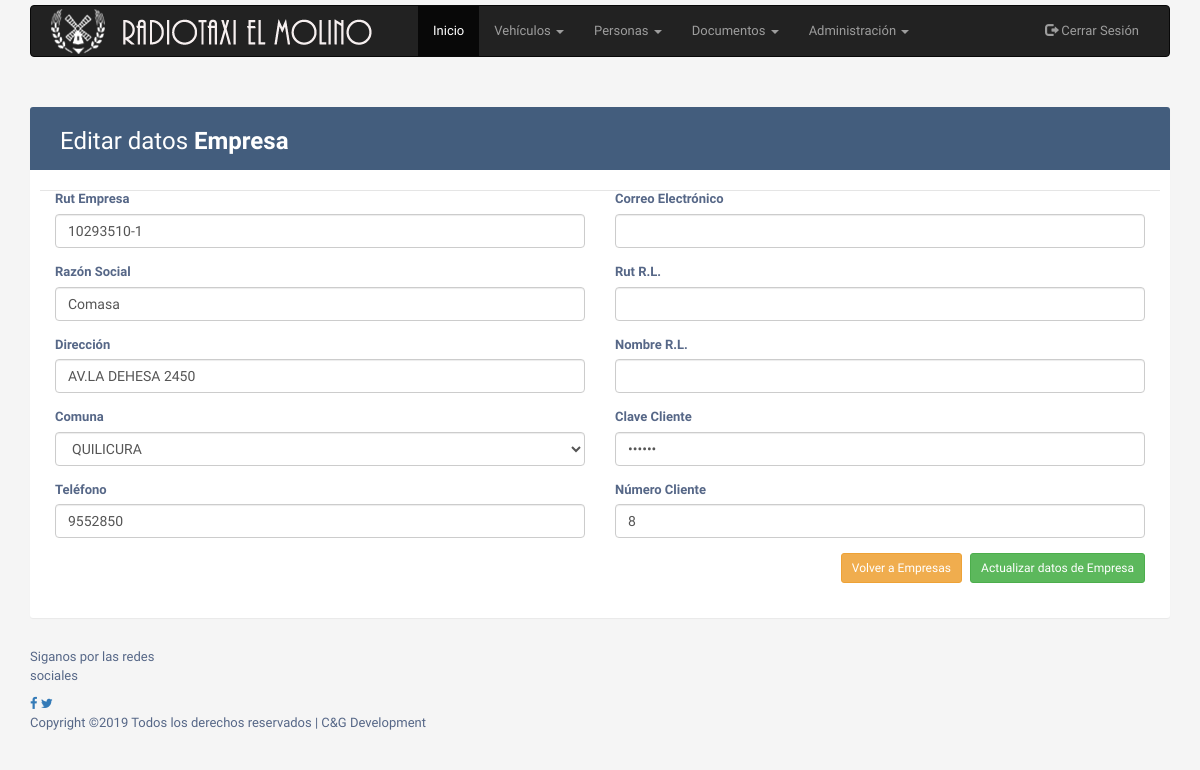
Page /Empresa/obtenerEmpresa/141 on the committed database.
### tables this page shows
CREATE TABLE `cliente` (
  `ClienteCodigo` int(11) NOT NULL,
  `ClienteRut` varchar(12) NOT NULL,
  `ClienteNombres` varchar(50) DEFAULT NULL,
  `ClienteApellidoPat` varchar(50) DEFAULT NULL,
  `ClienteApellidoMat` varchar(50) DEFAULT NULL,
  `ClienteDireccion` varchar(200) DEFAULT NULL,
  `ClienteFonoCasa` varchar(50) DEFAULT NULL,
  `ClienteFonoTrabajo` varchar(50) DEFAULT NULL,
  `ClienteFonoCelular` varchar(20) DEFAULT NULL,
  `ComunaCodigo` int(11) DEFAULT '0',
  `ClienteFecNac` varchar(10) DEFAULT NULL,
  `ClienteEmail` varchar(50) DEFAULT NULL,
  `ClienteTipoCodigo` int(11) DEFAULT '1',
  `ClienteEmpRLRut` varchar(12) DEFAULT NULL,
  `ClienteEmpRLNombres` varchar(200) DEFAULT NULL,
  `ClienteEmpRLDireccion` varchar(50) DEFAULT NULL,
  `ClienteEmpRLFono` varchar(50) DEFAULT NULL,
  `ClienteEmpRLCelular` varchar(50) DEFAULT NULL,
  `ClienteEmpRLEmail` varchar(50) DEFAULT NULL,
  `ClienteClave` varchar(10) DEFAULT '123456',
  `ClienteNumero` int(11) DEFAULT '0'
);

### application/controllers/Empresa.php (called while the page is built, shortened)
<?php defined('BASEPATH') OR exit('No direct script access allowed');
class Empresa extends CI_Controller {
    public function __construct() {
        $this->load->model('Empresa_model', 'EmpresaModel');
        $this->load->model('ComboBoxes_Model', 'ComboBoxes');
        $this->load->helper('url');
    }
    public function obtenerEmpresa($cod){
        $data['comunas'] = $this->ComboBoxes->getComunas();
        $data['empresa'] = $this->EmpresaModel->obtenerEmpresa($cod);
        $this->load->view('sis_header_private.php');
        $this->load->view("User/editEmpresa_view", $data);
        $this->load->view('sis_footer_private.php');
    }
}

### index.php (called while the page is built, shortened)
<?php
require_once BASEPATH.'core/CodeIgniter.php';

### application/models/Empresa_model.php (called while the page is built, shortened)
<?php
class Empresa_model extends CI_Model{
	public function obtenerEmpresa($cod){
		$sql = ("SELECT cliente.*, comuna.ComunaNombre FROM cliente, comuna WHERE cliente.ComunaCodigo = comuna.ComunaCodigo AND cliente.ClienteCodigo = $cod");
        $consulta = $this->db->query($sql);
		return $consulta->result();
	}
}

### application/models/ComboBoxes_Model.php (called while the page is built, shortened)
<?php
class ComboBoxes_Model extends CI_Model{
        public function getComunas() {
        $this->db->from('comuna');
        $this->db->order_by("ComunaNombre", "asc");
        $comunas = $this->db->get();
        if($comunas->num_rows() > 0){
            return $comunas->result();
        }
    }
}

### application/views/User/editEmpresa_view.php (the view, shortened to what this page needs)
<div class="container">
        <div class="table-wrapper">
            <div class="table-title">
                <div class="row">
                    <div class="col-sm-6">
                        <h2>Editar datos <b>Empresa</b></h2>
                    </div>
                </div>
            </div>
             <div class="row">
                 <form name="nuevo_form" id="nuevo_form" action="<?=base_url("Empresa/actualiza");?>" method="post">
                    <div class="col-sm-6">
                    <?php foreach($empresa as $row){ ?>
                        <div class="form-group">
                            <label>Rut Empresa</label>
                            <input type="text" class="form-control" name="rut" id="rut" value="<?= $row->ClienteRut ?>">
                        </div>
                        <div class="form-group">
                            <label>Razón Social</label>
                            <input type="text" class="form-control" name="rsoc" id="rsoc" value="<?= $row->ClienteNombres ?>">
                        </div>
                        <div class="form-group">
                            <label>Dirección</label>
                            <input type="text" class="form-control" name="dir" id="dir" value="<?= $row->ClienteDireccion ?>">
                        </div>
                        <div class="form-group">
                            <label>Comuna</label>
                             <select id="com" name="com" class="form-control">
                                <?php foreach ($comunas as $i) {
                                    echo '<option value="'. $i->ComunaCodigo .'">'. $i->ComunaNombre .'</option>';
                                } ?>
                            </select>
                        </div>
                        <div class="form-group">
                            <label>Teléfono</label>
                            <input type="text" class="form-control" name="fono" id="fono" value="<?= $row->ClienteFonoCasa ?>">
                        </div>
                    </div>
                    <div class="col-sm-6">
                        <div class="form-group">
                            <label>Correo Electrónico</label>
                            <input type="text" class="form-control" name="email" id="email" value="<?= $row->ClienteEmail ?>">
                        </div>
                        <div class="form-group">
                            <label>Rut R.L.</label>
                            <input type="text" class="form-control" name="rutrl" id="rutrl" value="<?= $row->ClienteEmpRLRut ?>">
                        </div>
                        <div class="form-group">
                            <label>Nombre R.L.</label>
                            <input type="text" class="form-control" name="nomrl" id="nomrl" value="<?= $row->ClienteEmpRLNombres ?>">
                        </div>
                        <div class="form-group">
                            <label>Clave Cliente</label>
                            <input type="password" class="form-control" name="clave" id="clave" value="<?= $row->ClienteClave ?>">
                        </div>
                        <div class="form-group">
                            <label>Número Cliente</label>
                            <input type="text" class="form-control" name="num" id="num" value="<?= $row->ClienteNumero ?>">
                        </div>
                    </div>
                    <p>
                    <div class="modal-footer">
                            <a class="btn btn-warning btn-sm" href=<?=base_url("Empresa/mostrar")?>>Volver a Empresas</a>
                            <input type="submit" class="btn btn-success btn-sm" value="Actualizar datos de Empresa">
                    </div>
                    <?php } ?>
                </form>
                </div>
        </div>
    </div>

### assets/css/panel.css (style rules this page uses)
body { margin-top:5px; color: #566787; background: #f5f5f5; font-family: 'Varela Round', sans-serif; font-size: 13px; }
.table-wrapper { background: #fff; padding: 20px 25px; margin: 30px 0; border-radius: 3px; box-shadow: 0 1px 1px rgba(0,0,0,.05); }
.table-title { padding-bottom: 15px; background: #435d7d; color: #fff; padding: 16px 30px; margin: -20px -25px 10px; border-radius: 3px 3px 0 0; }
.table-title h2 { margin: 5px 0 0; font-size: 24px; }

### rows in the picture
cliente: rut "10293510-1", rsoc "Comasa", dir "AV.LA DEHESA 2450", fono "9552850", num "8"

### other values in the picture
form field com "QUILICURA"
